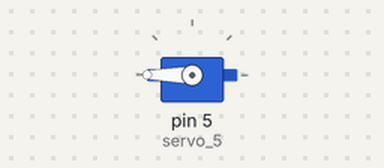
Recording of a sketch running on a simulated Arduino Uno, built with avr-gcc and run on an emulated ATmega328P. Shown: servo.

Above: at 0.05 s.
Timing chart, 0 to 4.7 s (numbered marks = the images above):
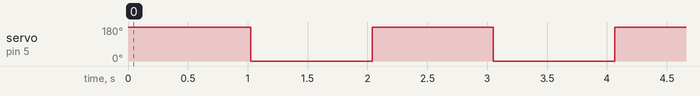

Measured:
- by itself, servo on pin 5 (servo_5): alternates 180° for 1.0 s and 0° for 1.0 s

The sketch:

sketch_may04a.ino
```cpp
#include <Servo.h>

Servo servo_5;

int pos = 0;

void setup()
{
  servo_5.attach(5, 500, 2500);

}

void loop()
{
  for (pos = 0; pos <= 180;pos += 1) {
    servo_5.write(pos);

  }
   delay(1000);
  for (pos = 180; pos >= 0;pos -= 1) {
    servo_5.write(pos);

   }
  delay(1000);
}
```
